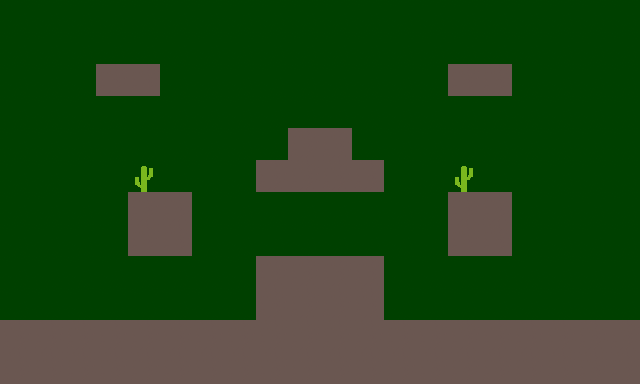

This game map was drawn from its Tiled (.tmx) file and the tilesets committed beside it. A one-line description and the full map source follow:
An orthogonal 20x12 tile map with 32x32 px tiles, 1 tile layer (Capa de patrones 1) and 18 objects (2x puerta, 2x enemigo1, pinchos).

<map version="1.10" tiledversion="1.10.1" orientation="orthogonal" renderorder="right-down" width="20" height="12" tilewidth="32" tileheight="32" infinite="0" nextlayerid="6" nextobjectid="24">
 <tileset firstgid="1" source="Spritesheet.tsx" />
 <layer id="1" name="Capa de patrones 1" width="20" height="12">
  <data encoding="csv">
7,7,7,7,7,7,7,7,7,7,7,7,7,7,7,7,7,7,7,7,
7,7,7,7,7,7,7,7,7,7,7,7,7,7,7,7,7,7,7,7,
7,7,7,6,6,7,7,7,7,7,7,7,7,7,6,6,7,7,7,7,
7,7,7,7,7,7,7,7,7,7,7,7,7,7,7,7,7,7,7,7,
7,7,7,7,7,7,7,7,7,6,6,7,7,7,7,7,7,7,7,7,
7,7,7,7,9,7,7,7,6,6,6,6,7,7,9,7,7,7,7,7,
7,7,7,7,6,6,7,7,7,7,7,7,7,7,6,6,7,7,7,7,
7,7,7,7,6,6,7,7,7,7,7,7,7,7,6,6,7,7,7,7,
7,7,7,7,7,7,7,7,6,6,6,6,7,7,7,7,7,7,7,7,
7,7,7,7,7,7,7,7,6,6,6,6,7,7,7,7,7,7,7,7,
6,6,6,6,6,6,6,6,6,6,6,6,6,6,6,6,6,6,6,6,
6,6,6,6,6,6,6,6,6,6,6,6,6,6,6,6,6,6,6,6
</data>
 </layer>
 <objectgroup id="5" name="ParaSaltar">
  <object id="20" x="2.66667" y="62.6667" width="636" height="321.333" />
 </objectgroup>
 <objectgroup id="3" name="Objetos">
  <object id="1" gid="4" x="306.667" y="110.667" width="32" height="32" />
  <object id="2" gid="4" x="580" y="256" width="32" height="32" />
  <object id="3" gid="4" x="32" y="258.667" width="32" height="32" />
  <object id="5" type="puerta" gid="3" x="114.125" y="63.875" width="32" height="32">
   <properties>
    <property name="SiguienteNivel" value="nivel10.tmx" />
   </properties>
  </object>
  <object id="6" type="puerta" gid="3" x="466.94" y="63.6969" width="32" height="32">
   <properties>
    <property name="SiguienteNivel" value="nivel10.tmx" />
   </properties>
  </object>
  <object id="8" type="enemigo1" gid="2" x="611" y="320" width="32" height="32" />
  <object id="9" type="enemigo1" gid="2" x="0" y="321" width="32" height="32" />
  <object id="19" gid="1" x="304" y="253.333" width="32" height="32" />
  <object id="23" type="pinchos" gid="8" x="465.667" y="192.667" width="32" height="32" />
 </objectgroup>
 <objectgroup id="4" name="Plataforma">
  <object id="11" x="0.0606057" y="320" width="639.909" height="64.0111" />
  <object id="12" x="255.667" y="256" width="127.667" height="64" />
  <object id="13" x="127.996" y="192" width="64.0317" height="64" />
  <object id="14" x="255.773" y="160.136" width="128.227" height="31.3636" />
  <object id="15" x="288" y="128" width="64.5" height="32.1957" />
  <object id="16" x="447.962" y="192.032" width="63.9545" height="63.9769" />
  <object id="17" x="95.9688" y="64.0033" width="64.0368" height="32.0004" />
  <object id="18" x="448.144" y="63.8946" width="63.7727" height="32.102" />
 </objectgroup>
</map>
